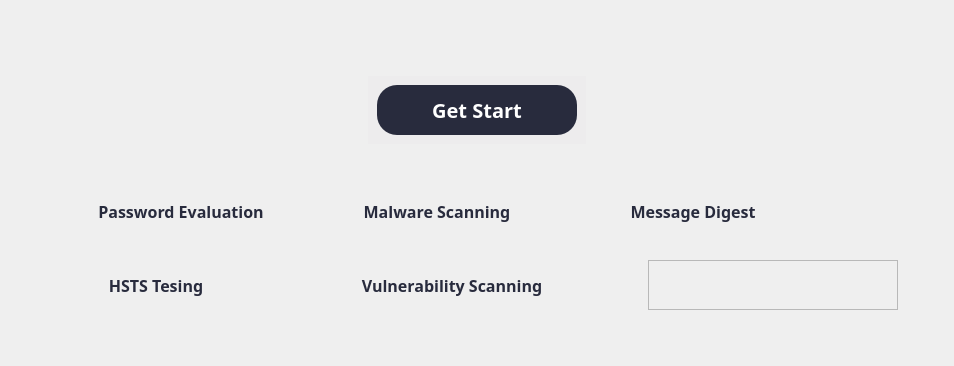
        <widget class="QWidget" name="startpage">
         <layout class="QHBoxLayout" name="horizontalLayout_3">
          <item>
           <widget class="QWidget" name="widget" native="true">
            <layout class="QHBoxLayout" name="horizontalLayout_4">
             <item>
              <widget class="QWidget" name="widget_2" native="true">
               <layout class="QVBoxLayout" name="verticalLayout">
                <item>
                 <widget class="QWidget" name="widget_4" native="true">
                  <layout class="QVBoxLayout" name="verticalLayout_2">
                   <item alignment="Qt::AlignHCenter">
                    <widget class="QWidget" name="widget_102" native="true">
                     <layout class="QVBoxLayout" name="verticalLayout_64">
                      <item>
                       <widget class="QLabel" name="image_startpage">
                        <property name="minimumSize">
                         <size>
                          <width>500</width>
                          <height>0</height>
                         </size>
                        </property>
                        <property name="maximumSize">
                         <size>
                          <width>1000</width>
                          <height>16777215</height>
                         </size>
                        </property>
                        <property name="text">
                         <string/>
                        </property>
                        <property name="pixmap">
                         <pixmap>main.png</pixmap>
                        </property>
                        <property name="scaledContents">
                         <bool>true</bool>
                        </property>
                       </widget>
                      </item>
                     </layout>
                    </widget>
                   </item>
                   <item alignment="Qt::AlignHCenter|Qt::AlignTop">
                    <widget class="QWidget" name="widget_5" native="true">
                     <property name="styleSheet">
                      <string notr="true">background-color: rgb(237, 236, 237);</string>
                     </property>
                     <layout class="QHBoxLayout" name="horizontalLayout_5">
                      <item>
                       <widget class="QPushButton" name="btn_getStart">
                        <property name="minimumSize">
                         <size>
                          <width>200</width>
                          <height>50</height>
                         </size>
                        </property>
                        <property name="maximumSize">
                         <size>
                          <width>200</width>
                          <height>50</height>
                         </size>
                        </property>
                        <property name="font">
                         <font>
                          <family>Bahnschrift SemiBold</family>
                          <pointsize>15</pointsize>
                          <weight>75</weight>
                          <bold>true</bold>
                         </font>
                        </property>
                        <property name="cursor">
                         <cursorShape>PointingHandCursor</cursorShape>
                        </property>
                        <property name="styleSheet">
                         <string notr="true">QPushButton {    
	background-color: rgba(40,43,61,255);
	color: rgb(255, 255, 255);
    border-radius: 20px;
    padding: 5px 10px;
}

QPushButton:hover {
    
}
</string>
                        </property>
                        <property name="text">
                         <string>Get Start</string>
                        </property>
                        <property name="iconSize">
                         <size>
                          <width>40</width>
                          <height>40</height>
                         </size>
                        </property>
                       </widget>
                      </item>
                     </layout>
                    </widget>
                   </item>
                  </layout>
                 </widget>
                </item>
                <item>
                 <widget class="QWidget" name="widget_6" native="true">
                  <layout class="QVBoxLayout" name="verticalLayout_3">
                   <item>
                    <widget class="QWidget" name="widget_7" native="true">
                     <layout class="QVBoxLayout" name="verticalLayout_32">
                      <item alignment="Qt::AlignLeft">
                       <widget class="QWidget" name="widget_90" native="true">
                        <layout class="QHBoxLayout" name="horizontalLayout_6">
                         <item>
                          <widget class="QPushButton" name="show_password">
                           <property name="minimumSize">
                            <size>
                             <width>250</width>
                             <height>50</height>
                            </size>
                           </property>
                           <property name="maximumSize">
                            <size>
                             <width>250</width>
                             <height>50</height>
                            </size>
                           </property>
                           <property name="font">
                            <font>
                             <family>Bahnschrift SemiBold</family>
                             <pointsize>12</pointsize>
                             <weight>75</weight>
                             <bold>true</bold>
                            </font>
                           </property>
                           <property name="styleSheet">
                            <string notr="true">QPushButton {    

    border-radius: 20px;
    padding: 5px 10px;
	color: rgba(40,43,61,255) ;
}

QPushButton:hover {
    background-color: ;
}
</string>
                           </property>
                           <property name="text">
                            <string>Password Evaluation</string>
                           </property>
                           <property name="icon">
                            <iconset>
                             <normaloff>icons8-password-35.png</normaloff>icons8-password-35.png</iconset>
                           </property>
                           <property name="iconSize">
                            <size>
                             <width>45</width>
                             <height>45</height>
                            </size>
                           </property>
                          </widget>
                         </item>
                         <item>
                          <widget class="QPushButton" name="show_malware">
                           <property name="minimumSize">
                            <size>
                             <width>250</width>
                             <height>50</height>
                            </size>
                           </property>
                           <property name="maximumSize">
                            <size>
                             <width>250</width>
                             <height>50</height>
                            </size>
                           </property>
                           <property name="font">
                            <font>
                             <family>Bahnschrift SemiBold</family>
                             <pointsize>12</pointsize>
                             <weight>75</weight>
                             <bold>true</bold>
                            </font>
                           </property>
                           <property name="styleSheet">
                            <string notr="true">QPushButton {    
 
    border-radius: 20px;
    padding: 5px 10px;
	color: rgba(40,43,61,255) ;
}

QPushButton:hover {
    background-color: ;
}
</string>
                           </property>
                           <property name="text">
                            <string>Malware Scanning</string>
                           </property>
                           <property name="icon">
                            <iconset>
                             <normaloff>icon-malware.png</normaloff>icon-malware.png</iconset>
                           </property>
                           <property name="iconSize">
                            <size>
                             <width>35</width>
                             <height>35</height>
                            </size>
                           </property>
                          </widget>
                         </item>
                         <item>
                          <widget class="QPushButton" name="show_digest">
                           <property name="minimumSize">
                            <size>
                             <width>250</width>
                             <height>50</height>
                            </size>
                           </property>
                           <property name="maximumSize">
                            <size>
                             <width>250</width>
                             <height>50</height>
                            </size>
                           </property>
                           <property name="font">
                            <font>
                             <family>Bahnschrift SemiBold</family>
                             <pointsize>12</pointsize>
                             <weight>75</weight>
                             <bold>true</bold>
                            </font>
                           </property>
                           <property name="styleSheet">
                            <string notr="true">QPushButton {    

    border-radius: 20px;
    padding: 5px 10px;
    color: rgba(40,43,61,255) ;
}

QPushButton:hover {
    background-color: ;
}
</string>
                           </property>
                           <property name="text">
                            <string>Message Digest</string>
                           </property>
                           <property name="icon">
                            <iconset>
                             <normaloff>icon-digest.png</normaloff>icon-digest.png</iconset>
                           </property>
                           <property name="iconSize">
                            <size>
                             <width>35</width>
                             <height>35</height>
                            </size>
                           </property>
                          </widget>
                         </item>
                        </layout>
                       </widget>
                      </item>
                      <item alignment="Qt::AlignLeft">
                       <widget class="QWidget" name="widget_3" native="true">
                        <layout class="QHBoxLayout" name="horizontalLayout_40">
                         <item alignment="Qt::AlignLeft">
                          <widget class="QPushButton" name="show_https">
                           <property name="minimumSize">
                            <size>
                             <width>200</width>
                             <height>50</height>
                            </size>
                           </property>
                           <property name="maximumSize">
                            <size>
                             <width>200</width>
                             <height>50</height>
                            </size>
                           </property>
                           <property name="font">
                            <font>
                             <family>Bahnschrift SemiBold</family>
                             <pointsize>12</pointsize>
                             <weight>75</weight>
                             <bold>true</bold>
                            </font>
                           </property>
                           <property name="styleSheet">
                            <string notr="true">QPushButton {    

    border-radius: 20px;
    padding: 5px 10px;
	color: rgba(40,43,61,255) ;
}

QPushButton:hover {
    background-color: ;
}
</string>
                           </property>
                           <property name="text">
                            <string>HSTS Tesing</string>
                           </property>
                           <property name="icon">
                            <iconset>
                             <normaloff>icons8-worldwide-delivery-35.png</normaloff>icons8-worldwide-delivery-35.png</iconset>
                           </property>
                           <property name="iconSize">
                            <size>
                             <width>35</width>
                             <height>35</height>
                            </size>
                           </property>
                          </widget>
                         </item>
                         <item>
                          <widget class="QPushButton" name="show_vulner">
                           <property name="minimumSize">
                            <size>
                             <width>380</width>
                             <height>50</height>
                            </size>
                           </property>
                           <property name="maximumSize">
                            <size>
                             <width>380</width>
                             <height>50</height>
                            </size>
                           </property>
                           <property name="font">
                            <font>
                             <family>Bahnschrift SemiBold</family>
                             <pointsize>12</pointsize>
                             <weight>75</weight>
                             <bold>true</bold>
                            </font>
                           </property>
                           <property name="styleSheet">
                            <string notr="true">QPushButton {    

    border-radius: 20px;
    padding: 5px 10px;
	color: rgba(40,43,61,255) ;
}

QPushButton:hover {
    background-color: ;
}
</string>
                           </property>
                           <property name="text">
                            <string>Vulnerability Scanning</string>
                           </property>
                           <property name="icon">
                            <iconset>
                             <normaloff>icon-vulner.png</normaloff>icon-vulner.png</iconset>
                           </property>
                           <property name="iconSize">
                            <size>
                             <width>35</width>
                             <height>45</height>
                            </size>
                           </property>
                          </widget>
                         </item>
                         <item>
                          <widget class="QFrame" name="frame_2">
                           <property name="minimumSize">
                            <size>
                             <width>250</width>
                             <height>50</height>
                            </size>
                           </property>
                           <property name="maximumSize">
                            <size>
                             <width>250</width>
                             <height>50</height>
                            </size>
                           </property>
                           <property name="frameShape">
                            <enum>QFrame::StyledPanel</enum>
                           </property>
                           <property name="frameShadow">
                            <enum>QFrame::Raised</enum>
                           </property>
                          </widget>
                         </item>
                        </layout>
                       </widget>
                      </item>
                     </layout>
                    </widget>
                   </item>
                  </layout>
                 </widget>
                </item>
               </layout>
              </widget>
             </item>
            </layout>
           </widget>
          </item>
         </layout>
        </widget>
